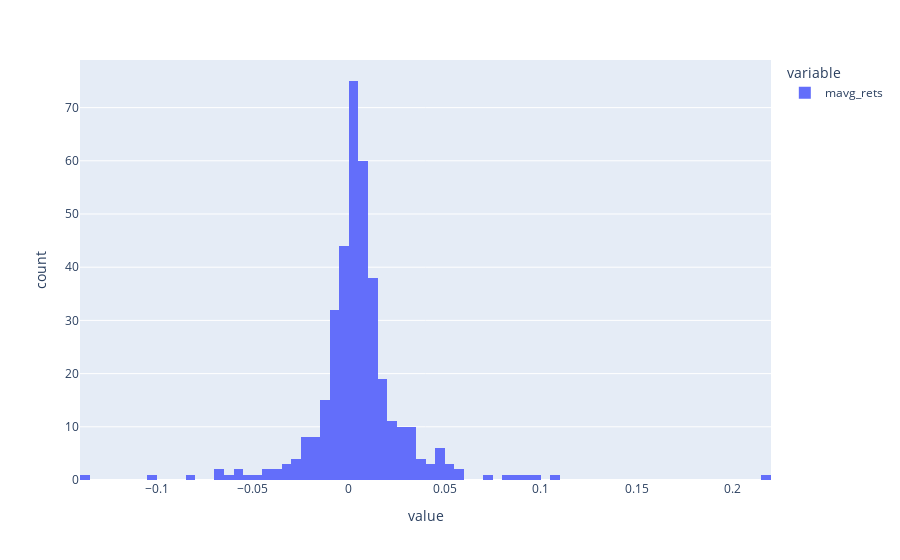

Source (notebook cell):
### Code cell
px.histogram(strategy_returns[['mavg_rets']]).show()

### Figure 1 — Plotly figure (JSON) as saved in the notebook; plotly's stock layout.template omitted (floating-point values rounded to 4 significant figures; data arrays with more than 128 entries replaced by an {"elided": "..."} marker saying what was removed)
{"data": [{"alignmentgroup": "True", "bingroup": "x", "hovertemplate": "variable=mavg_rets<br>value=%{x}<br>count=%{y}<extra></extra>", "legendgroup": "mavg_rets", "marker": {"color": "#636efa", "pattern": {"shape": ""}}, "name": "mavg_rets", "offsetgroup": "mavg_rets", "orientation": "v", "showlegend": true, "type": "histogram", "x": {"elided": "376 float values"}, "xaxis": "x", "yaxis": "y"}], "layout": {"barmode": "relative", "legend": {"title": {"text": "variable"}, "tracegroupgap": 0}, "margin": {"t": 60}, "xaxis": {"anchor": "y", "domain": [0, 1], "title": {"text": "value"}}, "yaxis": {"anchor": "x", "domain": [0, 1], "title": {"text": "count"}}}}
